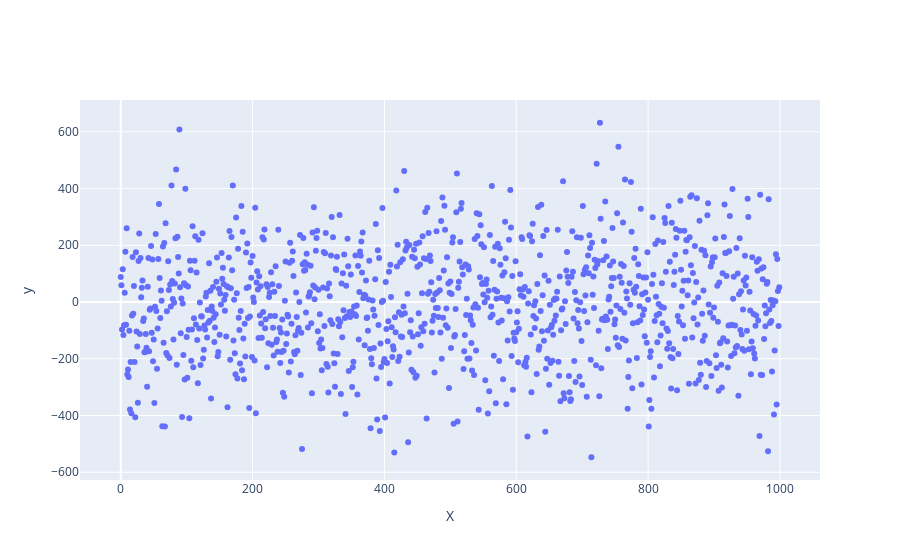

Here is the notebook cell this chart was saved with:
### Markdown cell above
### Data Loading and Preprocessing

### Code cell
# # Get California Housing Data
# X, y = fetch_california_housing(return_X_y=True)
# x = np.arange(0, y.shape[0])
# pp.plot_data(x, y, x_label="X", y_label="y")

# Generate random data
X, y = make_regression(n_samples=1000, n_features=100)
x = np.arange(0, y.shape[0])
pp.plot_data(x, y, x_label="X", y_label="y")

### Figure 1 — Plotly figure (JSON) as saved in the notebook; plotly's stock layout.template omitted (floating-point values rounded to 4 significant figures; data arrays with more than 128 entries replaced by an {"elided": "..."} marker saying what was removed)
{"data": [{"mode": "markers", "name": "", "text": "", "type": "scatter", "x": {"elided": "1000 int values"}, "y": {"elided": "1000 float values"}}], "layout": {"title": {"text": ""}, "xaxis": {"title": {"text": "X"}}, "yaxis": {"title": {"text": "y"}}}}
